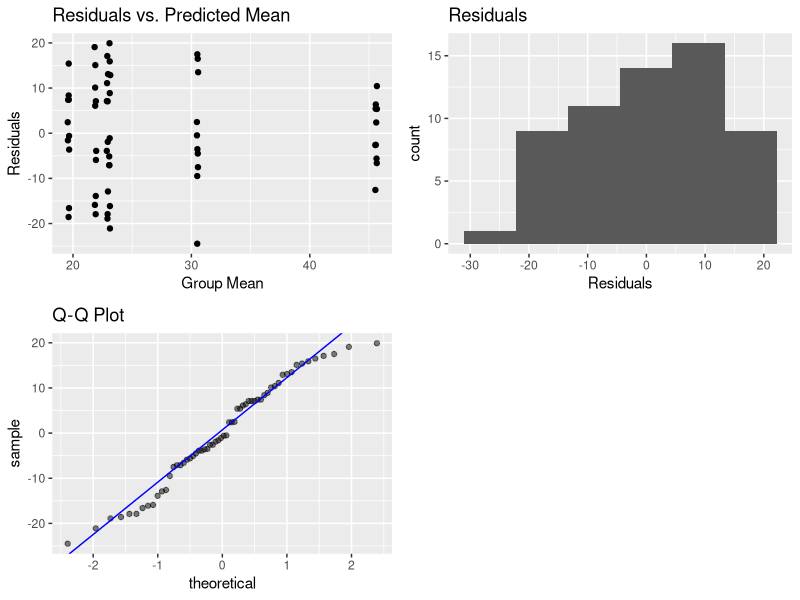
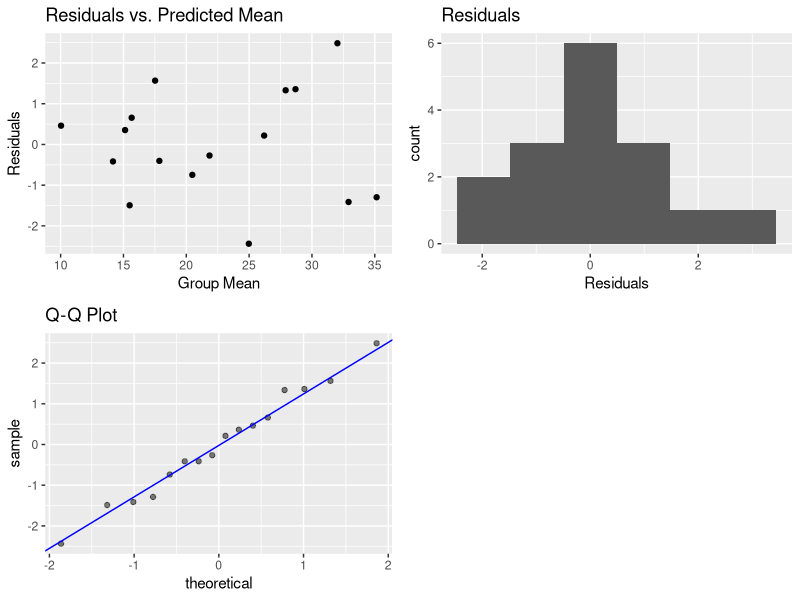
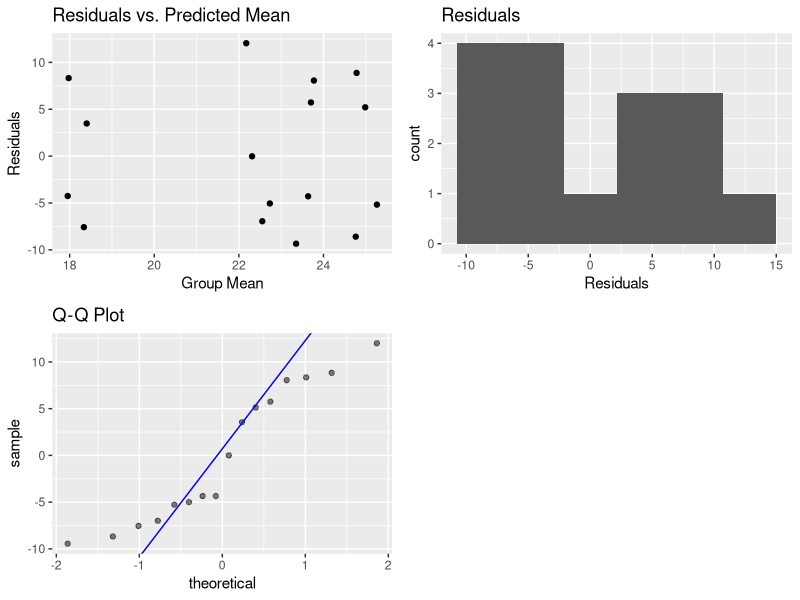

The R source for these figures, in order:
## ---- chunk 1
library(tidyverse)
library(grid)
library(gridExtra)
library(kableExtra)
library(multcomp)
a1_p1 <- data.frame(matrix(c(rep("a1", 10), rep("p1", 10), 19, 36, 40, 30, 4, 10, 30, 5, 34, 21), ncol = 3, nrow = 10))
a2_p1 <- data.frame(matrix(c(rep("a2", 10), rep("p1", 10), 19, 35, 22, 28, 1, 27, 27, 16, 3, 18), ncol = 3, nrow = 10))
a3_p1 <- data.frame(matrix(c(rep("a3", 10), rep("p1", 10), 37, 6, 28, 4, 32, 16, 8, 41, 29, 18), ncol = 3, nrow = 10))
a1_p2 <- data.frame(matrix(c(rep("a1", 10), rep("p2", 10), 39, 18, 32, 22, 16, 2, 36, 43, 7, 16), ncol = 3, nrow = 10))
a2_p2 <- data.frame(matrix(c(rep("a2", 10), rep("p2", 10), 30, 47, 6, 27, 44, 26, 33, 48, 23, 21), ncol = 3, nrow = 10))
a3_p2 <- data.frame(matrix(c(rep("a3", 10), rep("p2", 10), 51, 52, 43, 48, 39, 33, 56, 43, 40, 51), ncol = 3 , nrow = 10))
frame <- rbind(a1_p1, a2_p1, a3_p1, a1_p2, a2_p2, a3_p2)
colnames(frame) <- c("ageGroup", "products", "att_spans")
frame$att_spans <- as.numeric(as.character(frame$att_spans))
anova_mod <- aov(att_spans ~ ageGroup*products, data = frame)
y <- quantile(anova_mod$residuals[!is.na(anova_mod$residuals)], c(0.25, 0.75))
x <- qnorm(c(0.25, 0.75))
slope = diff(y)/diff(x)
int <- y[1L] - slope*x[1L]


norm_res <- ggplot(data = anova_mod, aes(x = anova_mod$residuals)) + geom_histogram(bins = 6) + xlab("Residuals") + ggtitle("Residuals")


resid_jitter <- ggplot(data = anova_mod, aes(x = anova_mod$fitted.values, y = anova_mod$residuals)) + geom_jitter() +  xlab("Group Mean") + ylab("Residuals") + ggtitle("Residuals vs. Predicted Mean")


qq <- ggplot(data = anova_mod) + stat_qq(aes(sample = anova_mod$residuals), alpha = 0.5) + 
    geom_abline(slope = slope, intercept = int, color = "blue") + ggtitle("Q-Q Plot")


res_sum <- as.table(summary(anova_mod$residuals), nrow= 2, ncol = 6)
grid.arrange(resid_jitter, norm_res, qq, nrow = 2, ncol = 2)
## ---- chunk 2
#INteraction Term
qf(0.95, 2, 54)
#Age Group
qf(0.95, 2, 56)
#Products
qf(0.95, 1, 56)

anova_mod_noI <- aov(data = frame, formula = att_spans ~ ageGroup + products)
## ---- chunk 3
# if there was an interaction, we would do this.  
frame_Tukey <- frame %>%
                mutate(Combination = paste0(ageGroup, "-", products))
new_anova_mod <- aov(data = frame_Tukey, formula = att_spans ~ Combination)

TukeyHSD(new_anova_mod)

#but since there's not, we can just do the Tukey W on the old ANOVA model
TukeyHSD(anova_mod_noI)
## ---- chunk 4
# creating the data frame
car_model <- c(rep("cm1", 1), rep("cm2", 1), rep("cm3",1), rep("cm4", 1))
driver <- c(rep("d1",4), rep("d2", 4), rep("d3", 4), rep("d4", 4))
seed <- c("A", "B", "C", "D", "B", "C", "D", "A", "C", "D", "A", "B", "D", "A", "B", "C")
mileage <- c(15.5, 16.3, 10.5, 14.0, 33.8, 26.4, 31.5, 34.5, 13.7, 19.1, 17.5, 19.7, 29.2, 22.5, 30.1, 21.6)
petrol <- data.frame(car_model, driver, seed, mileage)

petrol <- petrol %>%
            mutate(car_model = as.factor(car_model), 
                   driver = as.factor(driver),
                   seed = as.factor(seed)) %>%
            arrange(car_model)


petrol_anova_mod <- aov(data = petrol, formula = mileage ~ car_model + driver + seed)
y1 <- quantile(petrol_anova_mod$residuals[!is.na(petrol_anova_mod$residuals)], c(0.25, 0.75))
x1 <- qnorm(c(0.25, 0.75))
slope1 = diff(y1)/diff(x1)
int1 <- y1[1L] - slope1*x1[1L]


norm_res1 <- ggplot(data = petrol_anova_mod, aes(x = petrol_anova_mod$residuals)) + geom_histogram(bins = 6) + xlab("Residuals") + ggtitle("Residuals")


resid_jitter1 <- ggplot(data = petrol_anova_mod, aes(x = petrol_anova_mod$fitted.values, y = petrol_anova_mod$residuals)) + geom_jitter() +  xlab("Group Mean") + ylab("Residuals") + ggtitle("Residuals vs. Predicted Mean")


qq1 <- ggplot(data = petrol_anova_mod) + stat_qq(aes(sample = petrol_anova_mod$residuals), alpha = 0.5) + 
    geom_abline(slope = slope1, intercept = int1, color = "blue") + ggtitle("Q-Q Plot")


res_sum1 <- as.table(summary(petrol_anova_mod$residuals), nrow= 2, ncol = 6)
grid.arrange(resid_jitter1, norm_res1, qq1, nrow = 2, ncol = 2)

## ---- chunk 5
TukeyHSD(petrol_anova_mod)
## ---- chunk 6
pretrol_noBlock <- aov(data = petrol, formula = mileage ~ seed)
y2 <- quantile(pretrol_noBlock$residuals[!is.na(pretrol_noBlock$residuals)], c(0.25, 0.75))
x2 <- qnorm(c(0.25, 0.75))
slope2 = diff(y2)/diff(x2)
int2 <- y2[1L] - slope2*x2[1L]


norm_res2 <- ggplot(data = pretrol_noBlock, aes(x = pretrol_noBlock$residuals)) + geom_histogram(bins = 6) + xlab("Residuals") + ggtitle("Residuals")


resid_jitter2 <- ggplot(data = pretrol_noBlock, aes(x = pretrol_noBlock$fitted.values, y = pretrol_noBlock$residuals)) + geom_jitter() +  xlab("Group Mean") + ylab("Residuals") + ggtitle("Residuals vs. Predicted Mean")


qq2 <- ggplot(data = pretrol_noBlock) + stat_qq(aes(sample = pretrol_noBlock$residuals), alpha = 0.5) + 
    geom_abline(slope = slope, intercept = int, color = "blue") + ggtitle("Q-Q Plot")


res_sum <- as.table(summary(pretrol_noBlock$residuals), nrow= 2, ncol = 6)
grid.arrange(resid_jitter2, norm_res2, qq2, nrow = 2, ncol = 2)

summary(pretrol_noBlock)

qf(0.95, 3, 12)
